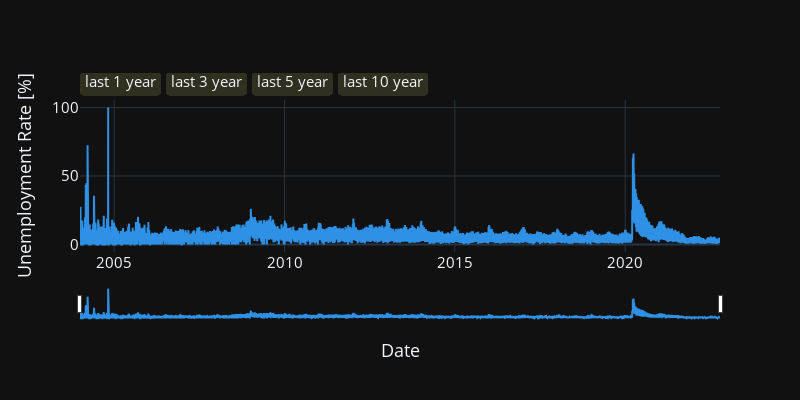

Notebook cell for this chart:
### Markdown cell above
## Google Trends

### Code cell
# create data
# kw = "unemployment"
# kw = "jobs"
kw = "unemployment office"
file = Path("../../data/raw/google/daily/{}/svi_cat0.pkl".format(kw.replace(" ", "-")))
with file.open("rb") as f:
    _dfs = pickle.load(f)
rbc = RBC(_dfs)
df_svi = rbc.knit(direction="forward", max_num_zeros=100)

# display
display(df_svi.tail())

# plot
layout_kwargs = dict(
    width=800,
    height=400,
    font_size=15,
    legend={"x":0.99, "y":1.1, "xanchor":"right", "yanchor":"bottom","orientation":"h"},
    xaxis={"title":"Date"},
    yaxis={"title":"Unemployment Rate [%]", "side":"left", },
    yaxis2={"title":"Difference [%]", "side":"right", "overlaying":'y'},
    hovermode="x",
    template="plotly_dark"
)
# fig = series_plot(df_svi.iloc[6000:, :], **layout_kwargs))
fig = series_plot(df_svi, **layout_kwargs)
fig.show()

### Figure 1 — Plotly figure (JSON) as saved in the notebook; plotly's stock layout.template omitted (floating-point values rounded to 4 significant figures; data arrays with more than 128 entries replaced by an {"elided": "..."} marker saying what was removed)
{"data": [{"marker": {"color": "#2E91E5"}, "name": "unemployment office", "type": "scatter", "x": {"elided": "6861 str values"}, "y": {"elided": "6861 float values"}, "yaxis": "y"}], "layout": {"font": {"size": 15}, "height": 400, "hovermode": "x", "legend": {"orientation": "h", "x": 0.99, "xanchor": "right", "y": 1.1, "yanchor": "bottom"}, "width": 800, "xaxis": {"rangeselector": {"bgcolor": "#2F301F", "buttons": [{"count": 1, "label": "last 1 year", "step": "year"}, {"count": 3, "label": "last 3 year", "step": "year"}, {"count": 5, "label": "last 5 year", "step": "year"}, {"count": 10, "label": "last 10 year", "step": "year"}]}, "rangeslider": {"visible": true}, "title": {"text": "Date"}}, "yaxis": {"side": "left", "title": {"text": "Unemployment Rate [%]"}}, "yaxis2": {"overlaying": "y", "side": "right", "title": {"text": "Difference [%]"}}}}
